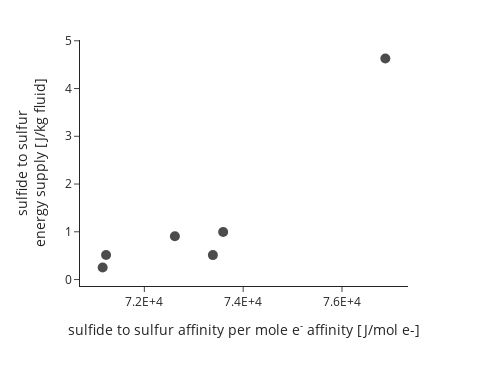

Here is the notebook cell this chart was saved with:
### Markdown cell above
Now that we've looked up affinity and energy supply variable names in our results, we can plot them against each other in a scatterplot:

### Code cell
speciation.scatterplot(x="sulfide to sulfur affinity per mole e-",
                       y="sulfide to sulfur energy supply")

### Figure 1 — Plotly figure (JSON) as saved in the notebook; plotly's stock layout.template omitted (floating-point values rounded to 4 significant figures)
{"data": [{"customdata": [["Bison Pool", "O<sub>2</sub> + 2 H<sub>2</sub>S = 2 sulfur + 2 H<sub>2</sub>O", "sulfide to sulfur energy supply", "sulfide to sulfur energy supply"], ["Spray Geyser Source", "O<sub>2</sub> + 2 H<sub>2</sub>S = 2 sulfur + 2 H<sub>2</sub>O", "sulfide to sulfur energy supply", "sulfide to sulfur energy supply"], ["Crater Hills Geyser", "O<sub>2</sub> + 2 H<sub>2</sub>S = 2 sulfur + 2 H<sub>2</sub>O", "sulfide to sulfur energy supply", "sulfide to sulfur energy supply"], ["Ambergris", "O<sub>2</sub> + 2 H<sub>2</sub>S = 2 sulfur + 2 H<sub>2</sub>O", "sulfide to sulfur energy supply", "sulfide to sulfur energy supply"], ["MLS Source", "O<sub>2</sub> + 2 H<sub>2</sub>S = 2 sulfur + 2 H<sub>2</sub>O", "sulfide to sulfur energy supply", "sulfide to sulfur energy supply"], ["Gas Crack", "O<sub>2</sub> + 2 H<sub>2</sub>S = 2 sulfur + 2 H<sub>2</sub>O", "sulfide to sulfur energy supply", "sulfide to sulfur energy supply"], ["Snail", "O<sub>2</sub> + 2 H<sub>2</sub>S = 2 sulfur + 2 H<sub>2</sub>O", "sulfide to sulfur energy supply", "sulfide to sulfur energy supply"]], "hovertemplate": "%{customdata[0]}<br>sulfide to sulfur affinity per mole e<sup>-</sup> affinity [J/mol e-]: %{x} <br>sulfide to sulfur<br>energy supply [J/kg fluid]: %{y}<br>Reaction name: %{customdata[2]}<br>Reaction: %{customdata[1]}", "legendgroup": "O<sub>2</sub> + 2 H<sub>2</sub>S = 2 sulfur + 2 H<sub>2</sub>O", "marker": {"color": "#000000", "opacity": 0.7, "size": 10, "symbol": "circle"}, "mode": "markers", "name": "O<sub>2</sub> + 2 H<sub>2</sub>S = 2 sulfur + 2 H<sub>2</sub>O", "orientation": "v", "showlegend": true, "type": "scatter", "x": [73390.0, 71230.0, NaN, 76880.0, 71160.0, 72620.0, 73600.0], "xaxis": "x", "y": [0.5122, 0.5157, NaN, 4.628, 0.2533, 0.9063, 0.9965], "yaxis": "y"}], "layout": {"height": 366, "legend": {"title": {}, "tracegroupgap": 0}, "margin": {"t": 40}, "showlegend": false, "title": {"x": 0.5, "xanchor": "center"}, "width": 488, "xaxis": {"anchor": "y", "autorange": true, "domain": [0, 1], "exponentformat": "E", "range": [70700.0, 77340.0], "title": {"text": "sulfide to sulfur affinity per mole e<sup>-</sup> affinity [J/mol e-]"}, "type": "linear"}, "yaxis": {"anchor": "x", "autorange": true, "domain": [0, 1], "exponentformat": "E", "range": [-0.1352, 5.017], "title": {"text": "sulfide to sulfur<br>energy supply [J/kg fluid]"}, "type": "linear"}}}
